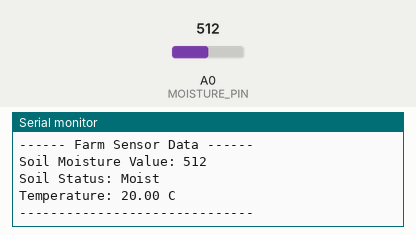
This sketch was run on a simulated Arduino Uno, built with avr-gcc and run on an emulated ATmega328P. Shown: the last lines printed to the serial monitor. The inputs (shaded band) are chosen by the test bench; at power-on: A0 (MOISTURE_PIN) = 512.

Above: at 2.8 s.
2.9 s: A0 (MOISTURE_PIN) set to 390
At 5.3 s:
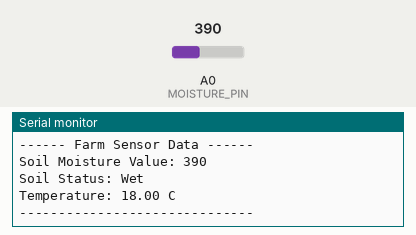
7.7 s: A0 (MOISTURE_PIN) set to 810
At 9.8 s:
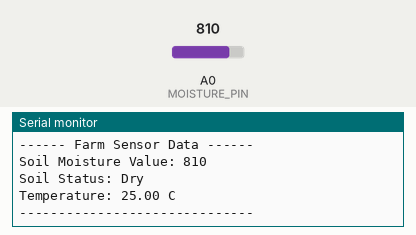
Timing chart, 0 to 11.3 s (numbered marks = the images above; inputs shaded):
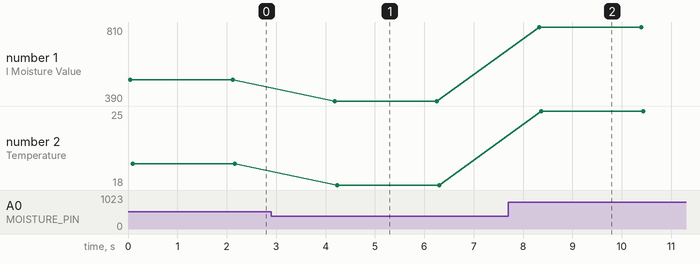

The sketch:

moist.ino
```cpp
#include <OneWire.h>
#include <DallasTemperature.h>

#define ONE_WIRE_BUS 3
#define MOISTURE_PIN A0

OneWire oneWire(ONE_WIRE_BUS);
DallasTemperature sensors(&oneWire);

int moistureValue;
float temperature;

void setup() {

  Serial.begin(9600);
  sensors.begin();

}

void loop() {

  moistureValue = analogRead(MOISTURE_PIN);

  Serial.println("------ Farm Sensor Data ------");

  Serial.print("Soil Moisture Value: ");
  Serial.println(moistureValue);

  // Decide soil condition and assign temperature
  if (moistureValue > 800) {

    Serial.println("Soil Status: Dry");
    temperature = 25.0;

  }
  else if (moistureValue > 400) {

    Serial.println("Soil Status: Moist");
    temperature = 20.0;

  }
  else {

    Serial.println("Soil Status: Wet");
    temperature = 18.0;

  }

  Serial.print("Temperature: ");
  Serial.print(temperature);
  Serial.println(" C");

  Serial.println("------------------------------");

  delay(2000);
}
```

Measured:
- after the input at 2.9 s, the serial monitor: prints a new line after 1.3 s (image 1)
- after the input at 7.7 s, the serial monitor: prints a new line after 0.62 s (image 2)
- plotted number 1: 512 → 390 after the input at 2.9 s, 390 → 810 after the input at 7.7 s
- plotted number 2: 20 → 18 after the input at 2.9 s, 18 → 25 after the input at 7.7 s
